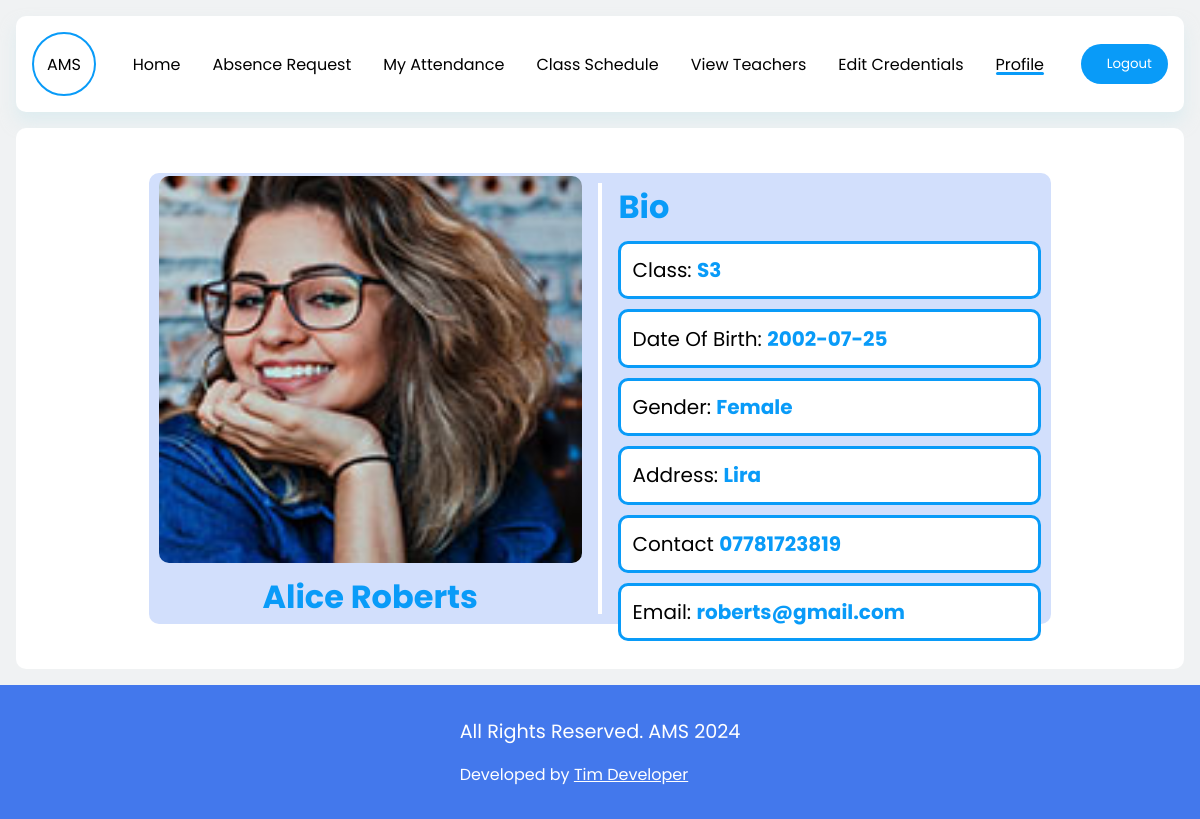
The page /std_account/profile.php (signed in) on the database its author committed.
### tables this page shows
CREATE TABLE IF NOT EXISTS `students` (
  `StudentID` int NOT NULL AUTO_INCREMENT,
  `image` varchar(200) NOT NULL,
  `FirstName` varchar(50) NOT NULL,
  `LastName` varchar(50) NOT NULL,
  `ClassID` int NOT NULL,
  `DateOfBirth` date NOT NULL,
  `Gender` varchar(7) NOT NULL,
  `Address` varchar(50) NOT NULL,
  `ContactNumber` varchar(15) DEFAULT NULL,
  `Email` varchar(50) DEFAULT NULL,
  `password` varchar(200) NOT NULL,
  `username` varchar(50) NOT NULL,
  PRIMARY KEY (`StudentID`)
);

CREATE TABLE IF NOT EXISTS `classes` (
  `ClassID` int NOT NULL AUTO_INCREMENT,
  `ClassName` varchar(50) NOT NULL,
  `Year` int NOT NULL,
  `ClassTeacherID` int NOT NULL,
  PRIMARY KEY (`ClassID`)
);

### functions.php (called while the page is built, shortened)
<?php
include "connection.php";
function fetchStudentProfile($studentID)
{
    global $conn;
    $sql = "SELECT students.*, classes.ClassName FROM students JOIN classes ON students.ClassID = classes.ClassID WHERE StudentID = $studentID";
    $result = mysqli_query($conn, $sql);
    $stdprofileArray = [];
    while ($row = mysqli_fetch_array($result)) {
        $stdprofileArray[] = $row;
    }
    return $stdprofileArray;
}

### std_account/profile.php (the view, shortened to what this page needs)
<?php
include "../connection.php";
include "../functions.php";
$studentID = $_SESSION['student_id'];
?>
<!DOCTYPE html>
<html lang="en">
<head>
    <link rel="stylesheet" href="../styles.css">
</head>
<body>
    <div class="student_acc">
        <nav class="std_nav">
            <div class="logo">
                <p>AMS</p>
            </div>
            <div class="nav-links">
                <a href="../student.php">Home</a>
                <a href="../std_account/absence_request.php">Absence Request</a>
                <a href="../std_account/my-attendance.php">My Attendance</a>
                <a href="timetable.php">Class Schedule</a>
                <a href="../std_account/view_teacher.php">View Teachers</a>
                <a href="../std_account/editacc.php">Edit Credentials</a>
                <a class="active" href="../std_account/profile.php">Profile</a>
            </div>
            <a href="../logout.php">
                <button><span class="iconify" data-icon="mingcute:power-fill"></span>Logout</button>
            </a>
        </nav>
        <div class="bio">
            <?php
            $profile = fetchStudentProfile($studentID);
            foreach ($profile as $prof) :
            ?>
                <div class="bio-card">
                    <div class="left">
                        <img src="../images/<?php echo $prof['image'] ?>" alt="Profile">
                        <p class="highlight"><?php echo $prof['FirstName'] . ' ' . $prof['LastName'] ?></p>
                    </div>
                    <hr class="line">
                    <div class="right">
                        <h3>Bio</h3>
                        <p>Class: <span><?php echo $prof['ClassName'] ?></span></p>
                        <p>Date Of Birth: <span><?php echo $prof['DateOfBirth'] ?></span></p>
                        <P>Gender: <span><?php echo $prof['Gender'] ?></span></p>
                        <p>Address: <span><?php echo $prof['Address'] ?></span></p>
                        <p>Contact <span><?php echo $prof['ContactNumber'] ?></span></p>
                        <p>Email: <span><?php echo $prof['Email'] ?></span></p>
                    </div>
                </div>
            <?php endforeach; ?>
        </div>
    </div>
    <?php include "../footer.php";?>
</body>
</html>

### styles.css (style rules this page uses)
* { margin: 0; border: 0; padding: 0; box-sizing: border-box; font-family: 'Poppins', sans-serif; }
a { text-decoration: none; }
img { width: 100%; }
:root { --box-shadow: 0 10px 1rem rgba(205, 231, 238, 0.5); --color-bg: #4378ec; --background: #f0f2f3; --color-white: #ffffff; --color-primary: #099BF8; --color-text-muted: #9e9292; --color-bg-secondary: #779be9; --pending-cards-bg: #d2dffc; --darker-tint_1: #5E3494; }
button { cursor: pointer; }
.student_acc { padding: 1rem; background: var(--background); overflow: hidden; position: relative; }
.student_acc .std_nav { width: 100%; background-color: var(--color-white); border-radius: 10px; padding: 1rem; display: flex; align-items: center; box-shadow: var(--box-shadow); transition: all 0.5s ease; justify-content: space-between; }
.student_acc .std_nav .logo { border-radius: 50%; height: 4rem; width: 4rem; display: flex; align-items: center; justify-content: center; border: 2px solid var(--color-primary); }
.student_acc .std_nav .nav-links { display: flex; position: relative; align-items: center; }
.student_acc .std_nav .nav-links a { text-decoration: none; color: #000; position: relative; }
.student_acc .std_nav .nav-links a::before { content: ''; width: 0; height: 3px; background-color: var(--color-primary); border-radius: 50px; top: 20px; transition: all 0.3s ease; position: absolute; }
.student_acc .std_nav .nav-links a.active::before { width: 100%; }
.student_acc .std_nav .nav-links a:not(:last-child) { margin-right: 2rem; }
.student_acc .std_nav button { padding: 10px 1rem; background-color: var(--color-primary); color: var(--color-white); display: flex; align-items: center; gap: 10px; border-radius: 50px; transition: all 0.5s ease; }
.bio { margin-top: 1rem; border-radius: 10px; display: grid; place-items: center; width: 100%; padding: 20px; background-color: var(--color-white); }
.bio .bio-card { width: 80%; height: 90%; background-color: var(--pending-cards-bg); padding: 10px; border-radius: 10px; display: flex; gap: 1rem; justify-content: center; align-items: center; }
.bio .bio-card .left { width: 50%; display: flex; flex-direction: column; justify-content: center; align-items: center; row-gap: 10px; height: 100%; }
.bio .bio-card .left img { width: 100%; border-radius: 10px; height: 90%; }
.line { width: 5px; background-color: var(--color-white); height: 100%; }
.bio .bio-card .right { width: 50%; height: 100%; display: flex; flex-direction: column; row-gap: 10px; }
.bio .bio-card .right h3 { color: var(--color-primary); font-size: 2rem; }
.bio .bio-card .right p { font-size: 20px; padding: 0.7rem; width: 100%; background-color: var(--color-white); border-radius: 10px; border: 3px solid var(--color-primary); }
.bio .bio-card .right p span { color: var(--color-primary); font-weight: bold; }
.bio .bio-card .highlight { font-size: 2rem; font-weight: bold; color: var(--color-primary); }
.add-activity .activity .form-body .right, .left { display: flex; row-gap: 1rem; width: 50%; flex-direction: column; }
.edit-std-profile form .form-body .right, .left { display: flex; flex-direction: column; row-gap: 20px; width: 50%; justify-content: center; align-items: center; }

### rows shown on the page
students: image (picture), FirstName "Alice", LastName "Roberts", ClassID.ClassName "S3", DateOfBirth "2002-07-25", Gender "Female", Address "Lira", ContactNumber "07781723819", Email "roberts@gmail.com"
